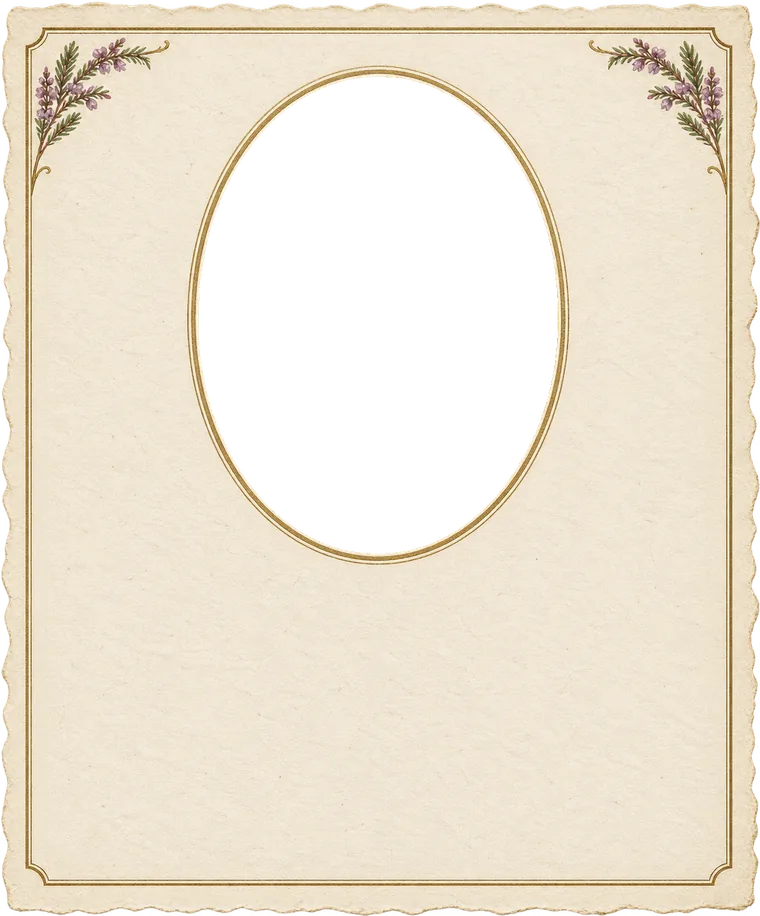
#> input picture platform/themes/highland-tartan-thistle/img/card_small-760.webp, 760 x 916 px
$ python -i build_images.py   (imports and definitions only)
#> lines starting #> are read from the running program, lines starting #| are printed output that depends on the picture
#> further down, picture is the input picture: PIL image 760x916 RGBA; mean R, G, B, A 191.1, 181.7, 163.7, 197
#!/usr/bin/env python3
"""Highland Tartan & Thistle (35) — GPT sources → img/ (docs/11 §5.4; tools/tema_build.py). G184.

Since 2026-10-22 every picture is the design's own PAKET 5 part (collections/35_Highland_Tartan_Thistle/assets/gpt/
GPT_PROMPTS.md), cut to its alpha box, keyed or scaled — nothing is drawn (K21, docs/11 §5.7). The interim sources below
stay only as the look of a part that is missing (none is):

  wool         collections/09_Lavender_Provence/assets/gpt/parts/bg_tile.png     plain woven linen, toned heather / moss
  moss ground  collections/17_Emerald_Gold_Estate/assets/gpt/parts/bg_tile.png   plain green velvet, toned dark moss
  cream paper  collections/01_Olive_Ivory/assets/gpt/parts/bg_tile.png           plain ivory paper, toned cream
  leather      collections/07_Burgundy_Velvet/assets/gpt/parts/bg_tile.png       plain mottled velvet, toned saddle brown
  brass        collections/17_Emerald_Gold_Estate/assets/gpt/parts/closure.png   the plain gold field inside the seal
                                                                                 (a rectangle of metal, no laurel)
  mist         collections/08_Winter_Evergreen/assets/gpt/parts/bg_tile.png      pale frosted paper, blurred hard; its
                                                                                 own soft blotches become the alpha

Toning keeps each source's own grain (`tonla`). When the design's own parts are in parts/ they are taken the moment they
exist (G167): the build cuts / keys / scales each into img/ and writes `parts.css` (loaded by every page after
site.css) with the rules that use it. A part that is not there has no rule — the page keeps its interim look and never
asks for a picture the build did not make; nothing is drawn as a stand-in (K21):

  tartan_wool (W2.1)        wool-640                  the envelope (back, pocket, flap); the thank-you locket decor
  cream_paper (W2.2)        paper-640/1024            cards, bands, the reply form, the card in the envelope
  moss_ground (W2.3)        ground-640                the page ground
  hills (W2.4)              hills-1024                the oil-painted hills behind the envelope (opening)
  mist (W2.5)               mist-1024                 the two banks of mist (opening, home hero, story/details pages)
  envelope_back (W2.6)      env_back-760              the open envelope's back with its lining (one canvas with W2.7/8)
  envelope_front (W2.7)     env_front-760             the front pocket
  flap (W2.8)               flap-760                  the flap's outer face (its lining stays the darker wool)
  strap (W2.9)              strap-200                 the leather strap
  buckle (W2.10)            buckle-320                the brass buckle on the strap
  heather_sprig (W2.11)     sprig-420                 the sprig that rises out of the pocket
  heather_divider (W2.12)   divider-800               under the headings on cream paper
  heather_floret_1..3 (W2.13) floret_N-96             florets drifting down when a reply is sent (--ht-florets)
  locket_rim (W2.14)        rim-640                   the brass rim round every oval photo; #00FF00 window measured
                                                      (manifest rim.window_pct)
  locket_lid (W2.15)        lid-560                   the lid that swings open on its hinge (instead of the brass crop)
  thistle (W2.16)           thistle-400               signature of home and of the reply page
  card_small (W2.17)        card_small-760            the card in the envelope; oval #00FF00 window keyed, the
                                                      portrait slot placed on it
  web_hero (W2.18)          og-1200x630.jpg           share image (tema_build.og_kirp, bottom-aligned)

Outputs without parts (img/): wool, ground, paper, leather, brass, mist, placeholders ph_oval / ph_wide, og montage of
the closed envelope on the moss ground, favicon.

The envelope (eye check 2026-10-22): the three layers were asked on one canvas in one place, cut by the asked boxes and
stretched over them — but GPT drifted: the pocket came 2.5 % narrower than the back and stopped 3 % above its foot (the
back's dark lining showed under it), the flap started 5 % below the back's top (the back's tartan edge showed above it).
The strap came 0.13:1 instead of 0.18:1 and was squashed into its box. As in designs 39–48 each layer is cut to its alpha
box and laid by its measured edges: the back's alpha box is the envelope; the pocket spans its width with its foot on
the back's foot; the flap spans the width from the fold at its own height; the strap keeps its own proportions (its cut
end at the top edge, as if it ran over it); the buckle keeps its own and sits on the flap's lower edge; the card keeps
its own inside the pocket. manifest `stage` (the asked boxes in `stage_asked`) and parts.css carry the numbers. Photo
windows: GPT left the middle of the oval #00FF00 window of the locket rim transparent inside a soft green rim — the
window = the green + the hole it encloses, cleared, the spill round it removed.

  python3 platform/themes/highland-tartan-thistle/build_images.py
"""
from __future__ import annotations

import json
import sys
from pathlib import Path

import numpy as np
from PIL import Image, ImageDraw, ImageEnhance, ImageFilter

THEME = Path(__file__).resolve().parent
ROOT = THEME.parents[2]
sys.path.insert(0, str(ROOT / "tools"))
import tema_build as tb  # noqa: E402

COL = ROOT / "collections/35_Highland_Tartan_Thistle"
PARTS = COL / "assets/gpt/parts"
OUT = THEME / "img"

# palette (site.css :root)
HEATHER = (94, 72, 100)          # heather wool, a little deeper than --heather #7B5A84 (the pocket)
GROUND = (32, 41, 29)            # --ground   #20291D  page ground (smooth grain: text sits on it)
CREAM = (241, 234, 219)          # --cream    #F1EADB  cards, bands
CREAM_SHADE = (226, 216, 195)    # placeholder tone (--cream-2)
LEATHER = (107, 68, 40)          # --leather  #6B4428
MIST = (223, 227, 220)           # --mist     #DFE3DC

INTERIM = {
    "tartan_wool": ROOT / "collections/09_Lavender_Provence/assets/gpt/parts/bg_tile.png",
    "moss_ground": ROOT / "collections/17_Emerald_Gold_Estate/assets/gpt/parts/bg_tile.png",
    "cream_paper": ROOT / "collections/01_Olive_Ivory/assets/gpt/parts/bg_tile.png",
}
LEATHER_SRC = ROOT / "collections/07_Burgundy_Velvet/assets/gpt/parts/bg_tile.png"
MIST_SRC = ROOT / "collections/08_Winter_Evergreen/assets/gpt/parts/bg_tile.png"
BRASS_SRC = ROOT / "collections/17_Emerald_Gold_Estate/assets/gpt/parts/closure.png"
BRASS_BOX = (.42, .32, .58, .48)  # the plain metal inside the seal's laurel (fractions of the 1024 px part)

# the closed envelope (site.css .satchel): width/height and the layers in % of it (left, top, width, height)
STAGE = 0.9
FRONT = (0, 34, 100, 66)          # the front pocket
FLAP = (0, 0, 100, 56)            # the straight flap on its top fold
STRAP = (42, -5, 16, 86)          # the leather strap (runs over the top edge)
BUCKLE = (36.9, 47.5, 26.2, 14.6) # the buckle on the strap (in % of the envelope)
CARD = (9, 7, 82, 86)             # the card in the pocket (0.858:1)
# measured envelope (the GPT layers laid by their alpha boxes)
FLAP_FOLD = 0                     # the flap's fold on the envelope's top edge
STRAP_W, STRAP_TOP = 12.5, -1     # strap width (% of the envelope width); its cut end just over the top edge
BUCKLE_W = 20                     # buckle width (% of the envelope width), centred on the strap at the flap's lower edge
CARD_W = 80                       # the card's width in the pocket (% of the envelope width), its own proportions
BUDGET = 2_500_000                # theme folder (docs/11 §6 allows 3 MB; the 39–48 wave keeps ≤ 2.5 MB)
LOCKET = "4/5"                    # oval photo window (aspect of every locket)


# [19 lines left out: functions tonla, kaynak, part, not called in this run]


def trim(im: Image.Image, esik: int = 8) -> Image.Image:
    k = tb.alfa_kutusu(np.asarray(im)[..., 3], esik=esik)
    return im.crop(k) if k else im


# [42 lines left out: functions square, green_window, not called in this run]


def alpha_box(im: Image.Image, esik: int = 8):
    return tb.alfa_kutusu(np.asarray(im)[..., 3], esik=esik)


def r2(v: float) -> float:
    return round(float(v), 2)


# [6 lines left out: function brass_plate, not called in this run]


def mist_bank(src: Image.Image) -> Image.Image:
    """A soft bank of mist from the frosted paper: its own light blotches, blurred hard, become the alpha; the edges
    fade out (a soft vertical and side falloff — light only, no shape)."""
    g = src.convert("L").resize((512, 256), Image.LANCZOS).filter(ImageFilter.GaussianBlur(14))
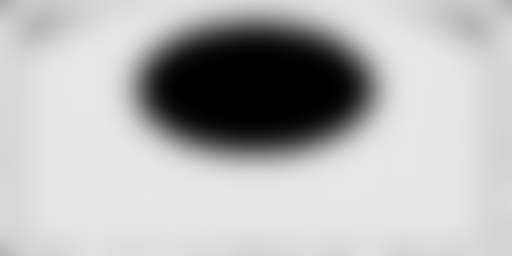
#> g: PIL image 512x256 L; min 0, max 231, mean 182.6
    a = np.asarray(g, float)
    a = (a - a.min()) / (a.max() - a.min() + 1e-6)
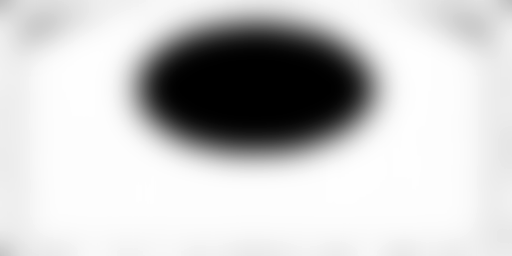
#> a: shape (256, 512) float64; min 0, max 1, mean 0.79
    h, w = a.shape
#> h = 256; w = 512
    y = np.linspace(-1, 1, h)[:, None]
#> y = 256 values from -1 to 1
    x = np.linspace(-1, 1, w)[None, :]
    fall = np.clip(1 - y ** 2, 0, 1) ** 1.4 * np.clip(1 - np.abs(x) ** 3, 0, 1)
    alpha = np.clip((0.35 + 0.65 * a) * fall * 255, 0, 255).astype(np.uint8)
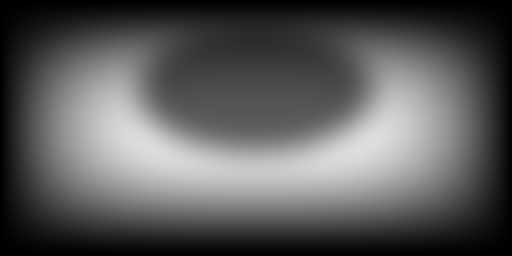
#> alpha: shape (256, 512); min 0, max 222, mean 90.1
    rgb = np.empty((h, w, 3), np.uint8)
    rgb[...] = MIST
    im = Image.fromarray(np.dstack([rgb, alpha]), "RGBA").resize((1024, 512), Image.LANCZOS)
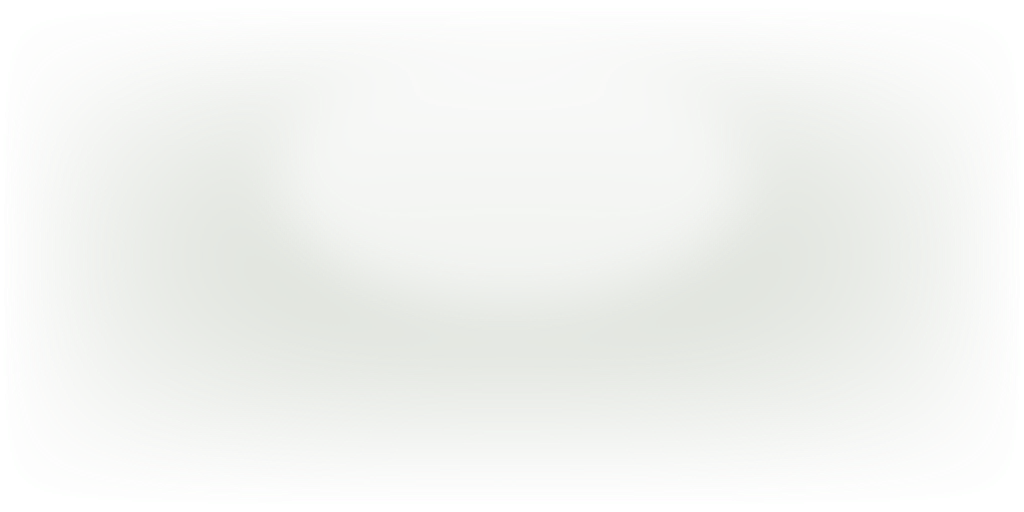
#> im: PIL image 1024x512 RGBA; mean R, G, B, A 217.3, 221.6, 214.7, 90.1; transparent parts drawn white
    return im.filter(ImageFilter.GaussianBlur(6))


# [304 lines left out: functions envelope, optional_parts, main, not called in this run]


# [2 lines not run here, left out]

>>> from PIL import Image
>>> picture = Image.open('img/card_small-760.webp')
>>> result = mist_bank(picture)

$ run again, on platform/themes/highland-tartan-thistle/img/mist-1024.webp
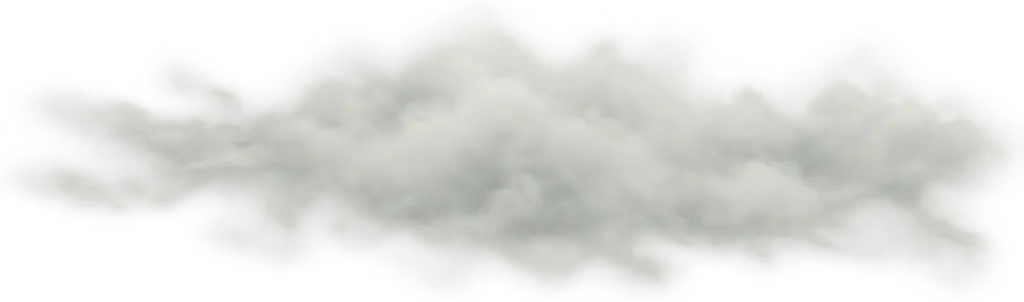
#> input picture platform/themes/highland-tartan-thistle/img/mist-1024.webp, 1024 x 302 px
#> picture is the input picture: PIL image 1024x302 RGBA; mean R, G, B, A 147.6, 148.7, 144.4, 112
#> in mist_bank, `alpha = np.clip((0.35 + 0.65 * a) * fall * 255, 0, 255).astype(np.uint8)`:
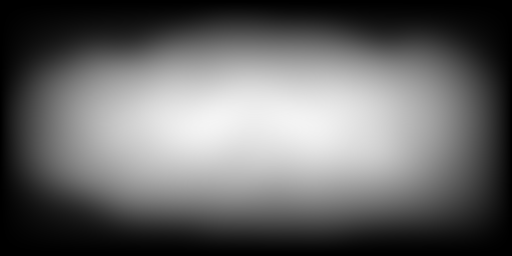
#> alpha: shape (256, 512); min 0, max 244, mean 101.9
#> in mist_bank, `im = Image.fromarray(np.dstack([rgb, alpha]), "RGBA").resize((1024, 51..`:
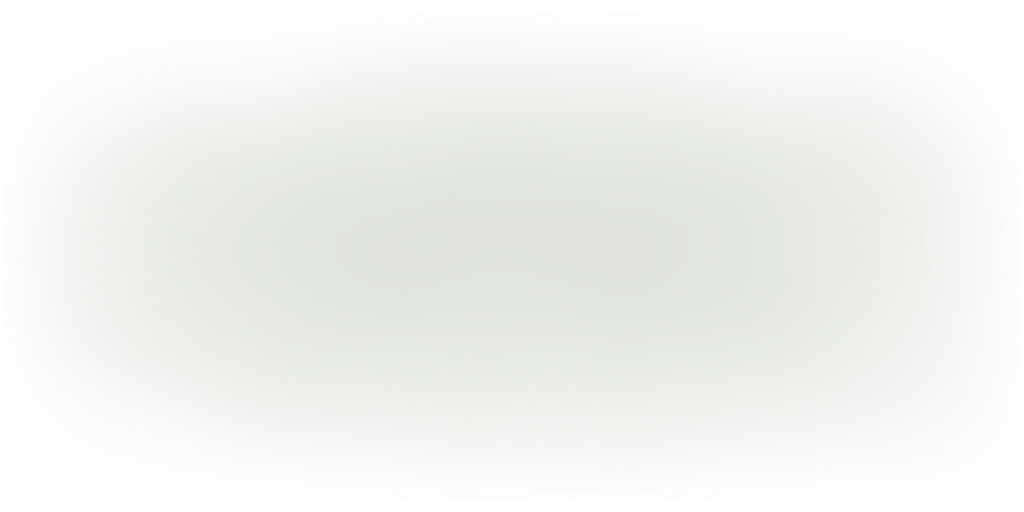
#> im: PIL image 1024x512 RGBA; mean R, G, B, A 214.9, 219.2, 212.4, 101.9; transparent parts drawn white
